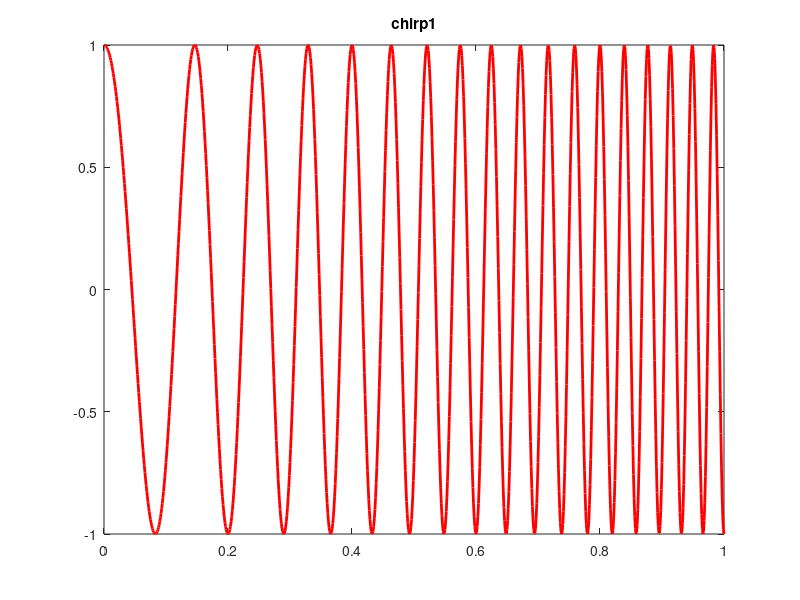
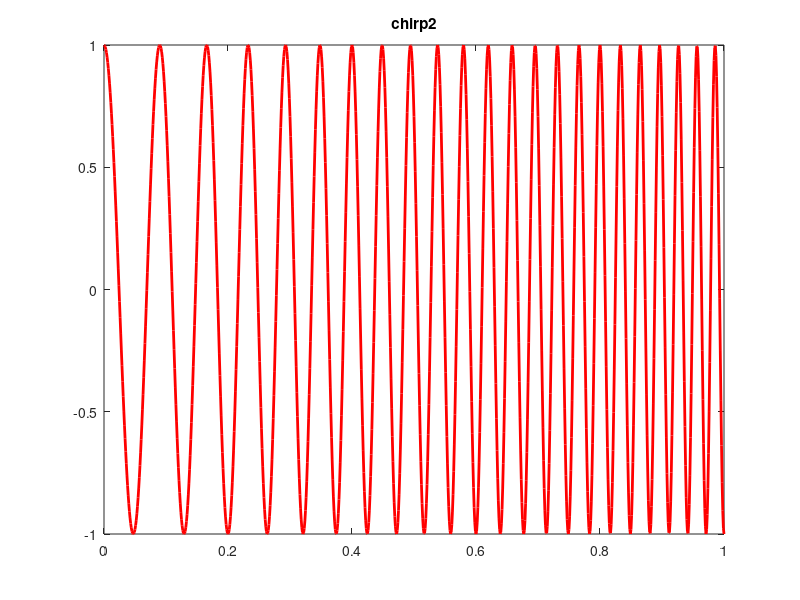
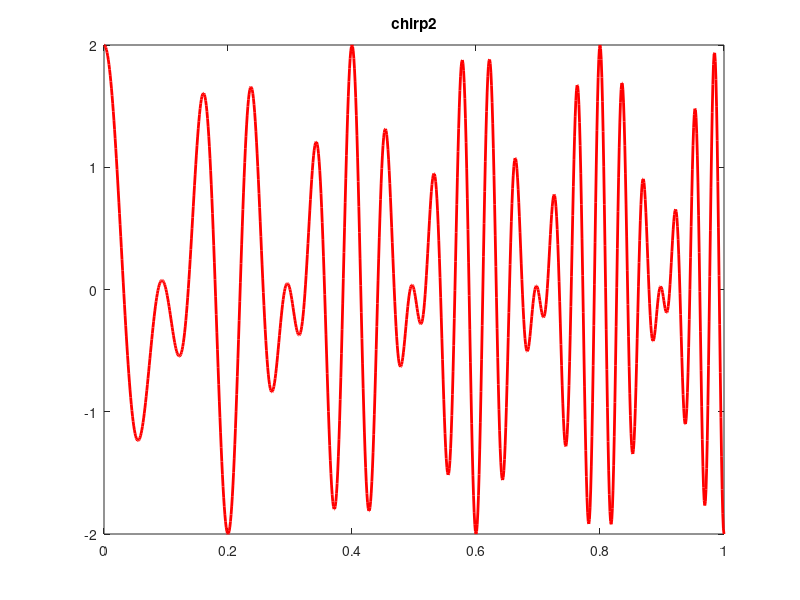
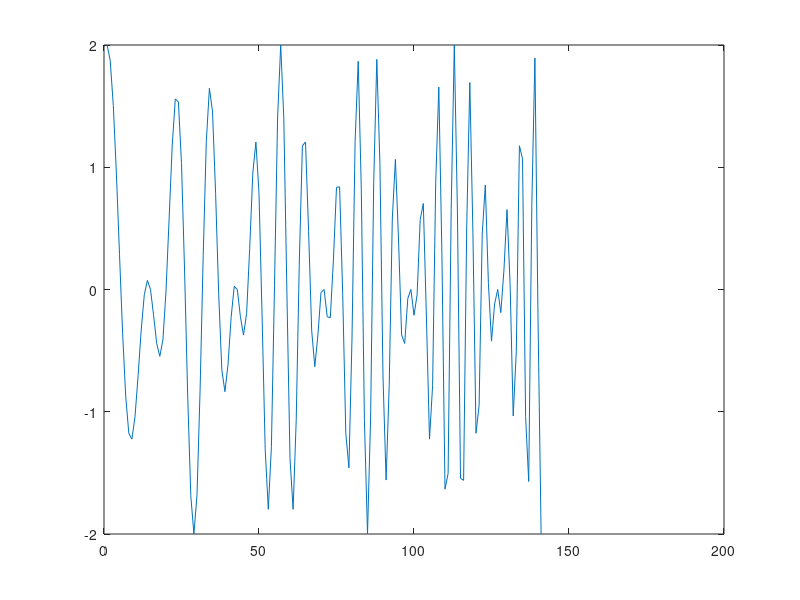

Recreate these plots in MATLAB, in order.
clc
clear
close all
t=0:.001:1;
f1=cos(2*pi*(5.*t+.5*25.*t.^2));
f2=cos(2*pi*(10.*t+.5*25.*t.^2));
f=f1+f2;
 figure
 plot(t,f1,'r','LineWidth',2)
 title('chirp1')
 figure
 plot(t,f2,'r','LineWidth',2)
 title('chirp2')
 figure
 plot(t,f,'r','LineWidth',2)
 title('chirp2')

t1=0:1/140:1;
f1=cos(2*pi*(5.*t1+.5*25.*t1.^2));
f2=cos(2*pi*(10.*t1+.5*25.*t1.^2));
g=f1+f2;

N_w=30;
N=1*N_w;
% Ts=1/20;
% t=0:Ts:10;
X=g;%=cos(2*pi.*t*10)+cos(2*pi.*t*100);
W=hamming(N_w);
W1=hanning(N_w);
M=length(X);

k1=0;
figure
plot(X)
figure
stem(W1)
title('Hanning')
figure
stem(W)
title('Hamming')


   for m=N_w:M
  
  r=X(m-(N_w-1):m);
       S=X(m-(N_w-1):m).*W';
  S1=X(m-(N_w-1):m).*W1';
 
   for k=0:N-1
x(k+1,m-(N_w-1))=S*exp((-2i*pi*k/N_w)*[m-(N_w-1):m]');
x1(k+1,m-(N_w-1))=S1*exp((-2i*pi*k/N_w)*[m-(N_w-1):m]');
end
end
figure
mesh(abs(x))
title('Hamming')
figure
mesh(abs(x1))
title('Hanning')

